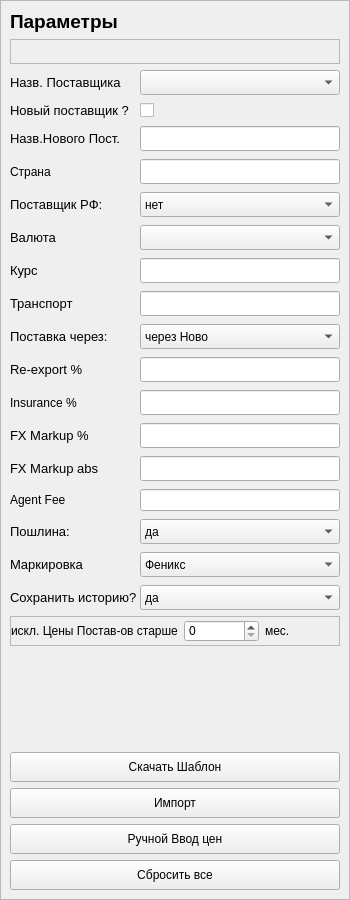
          <widget class="QFrame" name="frame_LeftPanel">
           <property name="minimumSize">
            <size>
             <width>350</width>
             <height>0</height>
            </size>
           </property>
           <property name="maximumSize">
            <size>
             <width>300</width>
             <height>16777215</height>
            </size>
           </property>
           <property name="styleSheet">
            <string notr="true">#frame_LeftPanel {border: 1px solid #f09d54; border-radius: 8px;}</string>
           </property>
           <property name="frameShape">
            <enum>QFrame::Shape::StyledPanel</enum>
           </property>
           <property name="frameShadow">
            <enum>QFrame::Shadow::Raised</enum>
           </property>
           <layout class="QVBoxLayout" name="verticalLayout_left">
            <property name="spacing">
             <number>6</number>
            </property>
            <property name="leftMargin">
             <number>9</number>
            </property>
            <property name="topMargin">
             <number>9</number>
            </property>
            <property name="rightMargin">
             <number>9</number>
            </property>
            <property name="bottomMargin">
             <number>9</number>
            </property>
            <item>
             <widget class="QLabel" name="label_filter_title">
              <property name="font">
               <font>
                <family>Tahoma</family>
                <pointsize>14</pointsize>
                <italic>false</italic>
                <bold>true</bold>
               </font>
              </property>
              <property name="text">
               <string>Параметры</string>
              </property>
             </widget>
            </item>
            <item>
             <widget class="QFrame" name="frame_4">
              <property name="minimumSize">
               <size>
                <width>0</width>
                <height>25</height>
               </size>
              </property>
              <property name="maximumSize">
               <size>
                <width>16777215</width>
                <height>25</height>
               </size>
              </property>
              <property name="frameShape">
               <enum>QFrame::Shape::StyledPanel</enum>
              </property>
              <property name="frameShadow">
               <enum>QFrame::Shadow::Raised</enum>
              </property>
             </widget>
            </item>
            <item>
             <widget class="QFrame" name="frame_import_grid">
              <property name="frameShape">
               <enum>QFrame::Shape::NoFrame</enum>
              </property>
              <property name="frameShadow">
               <enum>QFrame::Shadow::Plain</enum>
              </property>
              <layout class="QGridLayout" name="gridLayout_import">
               <property name="leftMargin">
                <number>0</number>
               </property>
               <property name="topMargin">
                <number>0</number>
               </property>
               <property name="rightMargin">
                <number>0</number>
               </property>
               <property name="bottomMargin">
                <number>0</number>
               </property>
               <property name="horizontalSpacing">
                <number>0</number>
               </property>
               <property name="verticalSpacing">
                <number>8</number>
               </property>
               <item row="4" column="1">
                <widget class="QLineEdit" name="line_NewSupplier">
                 <property name="minimumSize">
                  <size>
                   <width>0</width>
                   <height>25</height>
                  </size>
                 </property>
                 <property name="maximumSize">
                  <size>
                   <width>16777215</width>
                   <height>25</height>
                  </size>
                 </property>
                 <property name="text">
                  <string/>
                 </property>
                </widget>
               </item>
               <item row="15" column="0">
                <widget class="QLabel" name="label_16">
                 <property name="text">
                  <string>Agent Fee</string>
                 </property>
                </widget>
               </item>
               <item row="10" column="0">
                <widget class="QLabel" name="label_6">
                 <property name="minimumSize">
                  <size>
                   <width>105</width>
                   <height>0</height>
                  </size>
                 </property>
                 <property name="maximumSize">
                  <size>
                   <width>105</width>
                   <height>16777215</height>
                  </size>
                 </property>
                 <property name="font">
                  <font>
                   <family>Tahoma</family>
                   <pointsize>10</pointsize>
                   <italic>false</italic>
                   <bold>false</bold>
                  </font>
                 </property>
                 <property name="text">
                  <string>Поставка через:</string>
                 </property>
                </widget>
               </item>
               <item row="13" column="0">
                <widget class="QLabel" name="label_8">
                 <property name="minimumSize">
                  <size>
                   <width>90</width>
                   <height>0</height>
                  </size>
                 </property>
                 <property name="maximumSize">
                  <size>
                   <width>90</width>
                   <height>16777215</height>
                  </size>
                 </property>
                 <property name="font">
                  <font>
                   <family>Tahoma</family>
                   <pointsize>10</pointsize>
                   <italic>false</italic>
                   <bold>false</bold>
                  </font>
                 </property>
                 <property name="text">
                  <string>FX Markup %</string>
                 </property>
                </widget>
               </item>
               <item row="17" column="1">
                <widget class="QComboBox" name="cbo_Marking">
                 <property name="minimumSize">
                  <size>
                   <width>0</width>
                   <height>25</height>
                  </size>
                 </property>
                 <property name="maximumSize">
                  <size>
                   <width>16777215</width>
                   <height>25</height>
                  </size>
                 </property>
                 <item>
                  <property name="text">
                   <string>Феникс</string>
                  </property>
                 </item>
                 <item>
                  <property name="text">
                   <string>Поставщик</string>
                  </property>
                 </item>
                </widget>
               </item>
               <item row="15" column="1">
                <widget class="QLineEdit" name="line_AgentFee"/>
               </item>
               <item row="11" column="0">
                <widget class="QLabel" name="label_7">
                 <property name="minimumSize">
                  <size>
                   <width>80</width>
                   <height>0</height>
                  </size>
                 </property>
                 <property name="maximumSize">
                  <size>
                   <width>80</width>
                   <height>16777215</height>
                  </size>
                 </property>
                 <property name="font">
                  <font>
                   <family>Tahoma</family>
                   <pointsize>10</pointsize>
                   <italic>false</italic>
                   <bold>false</bold>
                  </font>
                 </property>
                 <property name="text">
                  <string>Re-export %</string>
                 </property>
                </widget>
               </item>
               <item row="18" column="0">
                <widget class="QLabel" name="label_11">
                 <property name="minimumSize">
                  <size>
                   <width>130</width>
                   <height>0</height>
                  </size>
                 </property>
                 <property name="maximumSize">
                  <size>
                   <width>130</width>
                   <height>16777215</height>
                  </size>
                 </property>
                 <property name="font">
                  <font>
                   <family>Tahoma</family>
                   <pointsize>10</pointsize>
                   <italic>false</italic>
                   <bold>false</bold>
                  </font>
                 </property>
                 <property name="text">
                  <string>Сохранить историю?</string>
                 </property>
                </widget>
               </item>
               <item row="17" column="0">
                <widget class="QLabel" name="label_3">
                 <property name="minimumSize">
                  <size>
                   <width>80</width>
                   <height>0</height>
                  </size>
                 </property>
                 <property name="maximumSize">
                  <size>
                   <width>80</width>
                   <height>16777215</height>
                  </size>
                 </property>
                 <property name="font">
                  <font>
                   <family>Tahoma</family>
                   <pointsize>10</pointsize>
                   <italic>false</italic>
                   <bold>false</bold>
                  </font>
                 </property>
                 <property name="text">
                  <string>Маркировка</string>
                 </property>
                </widget>
               </item>
               <item row="18" column="1">
                <widget class="QComboBox" name="cbo_History">
                 <property name="minimumSize">
                  <size>
                   <width>0</width>
                   <height>25</height>
                  </size>
                 </property>
                 <property name="maximumSize">
                  <size>
                   <width>16777215</width>
                   <height>25</height>
                  </size>
                 </property>
                 <item>
                  <property name="text">
                   <string>да</string>
                  </property>
                 </item>
                 <item>
                  <property name="text">
                   <string>нет</string>
                  </property>
                 </item>
                </widget>
               </item>
               <item row="10" column="1">
                <widget class="QComboBox" name="cbo_viaNovo">
                 <property name="minimumSize">
                  <size>
                   <width>0</width>
                   <height>25</height>
                  </size>
                 </property>
                 <property name="maximumSize">
                  <size>
                   <width>16777215</width>
                   <height>25</height>
                  </size>
                 </property>
                 <item>
                  <property name="text">
                   <string>через Ново</string>
                  </property>
                 </item>
                 <item>
                  <property name="text">
                   <string>в Мск</string>
                  </property>
                 </item>
                </widget>
               </item>
               <item row="8" column="0">
                <widget class="QLabel" name="label_2">
                 <property name="minimumSize">
                  <size>
                   <width>35</width>
                   <height>0</height>
                  </size>
                 </property>
                 <property name="font">
                  <font>
                   <family>Tahoma</family>
                   <pointsize>10</pointsize>
                   <italic>false</italic>
                   <bold>false</bold>
                  </font>
                 </property>
                 <property name="text">
                  <string>Курс</string>
                 </property>
                </widget>
               </item>
               <item row="7" column="1">
                <widget class="QComboBox" name="cbo_Currency">
                 <property name="minimumSize">
                  <size>
                   <width>0</width>
                   <height>25</height>
                  </size>
                 </property>
                 <property name="maximumSize">
                  <size>
                   <width>16777215</width>
                   <height>25</height>
                  </size>
                 </property>
                </widget>
               </item>
               <item row="16" column="0">
                <widget class="QLabel" name="label_9">
                 <property name="minimumSize">
                  <size>
                   <width>70</width>
                   <height>0</height>
                  </size>
                 </property>
                 <property name="maximumSize">
                  <size>
                   <width>70</width>
                   <height>16777215</height>
                  </size>
                 </property>
                 <property name="font">
                  <font>
                   <family>Tahoma</family>
                   <pointsize>10</pointsize>
                   <italic>false</italic>
                   <bold>false</bold>
                  </font>
                 </property>
                 <property name="text">
                  <string>Пошлина:</string>
                 </property>
                </widget>
               </item>
               <item row="9" column="0">
                <widget class="QLabel" name="label_5">
                 <property name="minimumSize">
                  <size>
                   <width>70</width>
                   <height>0</height>
                  </size>
                 </property>
                 <property name="maximumSize">
                  <size>
                   <width>70</width>
                   <height>16777215</height>
                  </size>
                 </property>
                 <property name="font">
                  <font>
                   <family>Tahoma</family>
                   <pointsize>10</pointsize>
                   <italic>false</italic>
                   <bold>false</bold>
                  </font>
                 </property>
                 <property name="text">
                  <string>Транспорт</string>
                 </property>
                </widget>
               </item>
               <item row="7" column="0">
                <widget class="QLabel" name="label">
                 <property name="minimumSize">
                  <size>
                   <width>50</width>
                   <height>0</height>
                  </size>
                 </property>
                 <property name="font">
                  <font>
                   <family>Tahoma</family>
                   <pointsize>10</pointsize>
                   <italic>false</italic>
                   <bold>false</bold>
                  </font>
                 </property>
                 <property name="text">
                  <string>Валюта</string>
                 </property>
                </widget>
               </item>
               <item row="3" column="1">
                <widget class="QCheckBox" name="cbx_NewSupplier">
                 <property name="minimumSize">
                  <size>
                   <width>150</width>
                   <height>0</height>
                  </size>
                 </property>
                 <property name="styleSheet">
                  <string notr="true">color: rgb(0, 0, 0);</string>
                 </property>
                 <property name="text">
                  <string/>
                 </property>
                </widget>
               </item>
               <item row="2" column="0">
                <widget class="QLabel" name="label_4">
                 <property name="minimumSize">
                  <size>
                   <width>100</width>
                   <height>0</height>
                  </size>
                 </property>
                 <property name="font">
                  <font>
                   <family>Tahoma</family>
                   <pointsize>10</pointsize>
                   <italic>false</italic>
                   <bold>false</bold>
                  </font>
                 </property>
                 <property name="styleSheet">
                  <string notr="true"/>
                 </property>
                 <property name="text">
                  <string>Назв. Поставщика</string>
                 </property>
                </widget>
               </item>
               <item row="9" column="1">
                <widget class="QLineEdit" name="line_Transport">
                 <property name="minimumSize">
                  <size>
                   <width>0</width>
                   <height>25</height>
                  </size>
                 </property>
                 <property name="maximumSize">
                  <size>
                   <width>16777215</width>
                   <height>25</height>
                  </size>
                 </property>
                </widget>
               </item>
               <item row="6" column="0">
                <widget class="QLabel" name="label_10">
                 <property name="minimumSize">
                  <size>
                   <width>100</width>
                   <height>0</height>
                  </size>
                 </property>
                 <property name="maximumSize">
                  <size>
                   <width>100</width>
                   <height>16777215</height>
                  </size>
                 </property>
                 <property name="font">
                  <font>
                   <family>Tahoma</family>
                   <pointsize>10</pointsize>
                   <italic>false</italic>
                   <bold>false</bold>
                  </font>
                 </property>
                 <property name="text">
                  <string>Поставщик РФ:</string>
                 </property>
                </widget>
               </item>
               <item row="2" column="1">
                <widget class="QComboBox" name="cbo_SupplName">
                 <property name="minimumSize">
                  <size>
                   <width>0</width>
                   <height>25</height>
                  </size>
                 </property>
                 <property name="maximumSize">
                  <size>
                   <width>16777215</width>
                   <height>25</height>
                  </size>
                 </property>
                </widget>
               </item>
               <item row="3" column="0">
                <widget class="QLabel" name="label_new_supplier">
                 <property name="font">
                  <font>
                   <family>Tahoma</family>
                   <pointsize>10</pointsize>
                   <italic>false</italic>
                   <bold>false</bold>
                  </font>
                 </property>
                 <property name="text">
                  <string>Новый поставщик ?</string>
                 </property>
                </widget>
               </item>
               <item row="16" column="1">
                <widget class="QComboBox" name="cbo_Customs">
                 <property name="minimumSize">
                  <size>
                   <width>0</width>
                   <height>25</height>
                  </size>
                 </property>
                 <property name="maximumSize">
                  <size>
                   <width>16777215</width>
                   <height>25</height>
                  </size>
                 </property>
                 <item>
                  <property name="text">
                   <string>да</string>
                  </property>
                 </item>
                 <item>
                  <property name="text">
                   <string>нет</string>
                  </property>
                 </item>
                </widget>
               </item>
               <item row="13" column="1">
                <widget class="QLineEdit" name="line_FXMarkup">
                 <property name="minimumSize">
                  <size>
                   <width>0</width>
                   <height>25</height>
                  </size>
                 </property>
                 <property name="maximumSize">
                  <size>
                   <width>16777215</width>
                   <height>25</height>
                  </size>
                 </property>
                </widget>
               </item>
               <item row="4" column="0">
                <widget class="QLabel" name="label_blank_new_supplier">
                 <property name="font">
                  <font>
                   <family>Tahoma</family>
                   <pointsize>10</pointsize>
                   <italic>false</italic>
                   <bold>false</bold>
                  </font>
                 </property>
                 <property name="text">
                  <string>Назв.Нового Пост.</string>
                 </property>
                </widget>
               </item>
               <item row="11" column="1">
                <widget class="QLineEdit" name="line_Reexport">
                 <property name="minimumSize">
                  <size>
                   <width>0</width>
                   <height>25</height>
                  </size>
                 </property>
                 <property name="maximumSize">
                  <size>
                   <width>16777215</width>
                   <height>25</height>
                  </size>
                 </property>
                </widget>
               </item>
               <item row="12" column="0">
                <widget class="QLabel" name="label_Insurance">
                 <property name="text">
                  <string>Insurance %</string>
                 </property>
                </widget>
               </item>
               <item row="12" column="1">
                <widget class="QLineEdit" name="line_Insurance">
                 <property name="minimumSize">
                  <size>
                   <width>0</width>
                   <height>25</height>
                  </size>
                 </property>
                 <property name="maximumSize">
                  <size>
                   <width>16777215</width>
                   <height>25</height>
                  </size>
                 </property>
                </widget>
               </item>
               <item row="8" column="1">
                <widget class="QLineEdit" name="line_ExchangeRate">
                 <property name="minimumSize">
                  <size>
                   <width>0</width>
                   <height>25</height>
                  </size>
                 </property>
                 <property name="maximumSize">
                  <size>
                   <width>16777215</width>
                   <height>25</height>
                  </size>
                 </property>
                </widget>
               </item>
               <item row="6" column="1">
                <widget class="QComboBox" name="cbo_SupplierRF">
                 <property name="minimumSize">
                  <size>
                   <width>0</width>
                   <height>25</height>
                  </size>
                 </property>
                 <property name="maximumSize">
                  <size>
                   <width>16777215</width>
                   <height>25</height>
                  </size>
                 </property>
                 <item>
                  <property name="text">
                   <string>нет</string>
                  </property>
                 </item>
                 <item>
                  <property name="text">
                   <string>да</string>
                  </property>
                 </item>
                </widget>
               </item>
              
               <item row="14" column="0">
                <widget class="QLabel" name="label_FXMarkupAbs">
                 <property name="minimumSize">
                  <size>
                   <width>90</width>
                   <height>0</height>
                  </size>
                 </property>
                 <property name="maximumSize">
                  <size>
                   <width>90</width>
                   <height>16777215</height>
                  </size>
                 </property>
                 <property name="font">
                  <font>
                   <family>Tahoma</family>
                   <pointsize>10</pointsize>
                   <italic>false</italic>
                   <bold>false</bold>
                  </font>
                 </property>
                 <property name="text">
                  <string>FX Markup abs</string>
                 </property>
                </widget>
               </item>
               <item row="14" column="1">
                <widget class="QLineEdit" name="line_FXMarkupAbs">
                 <property name="minimumSize">
                  <size>
                   <width>0</width>
                   <height>25</height>
                  </size>
                 </property>
                 <property name="maximumSize">
                  <size>
                   <width>16777215</width>
                   <height>25</height>
                  </size>
                 </property>
                </widget>
               </item>
              
               <item row="5" column="0">
                <widget class="QLabel" name="label_new_supplier_country">
                 <property name="text">
                  <string>Страна</string>
                 </property>
                </widget>
               </item>
               <item row="5" column="1">
                <widget class="QLineEdit" name="line_NewSupplierCountry">
                 <property name="minimumSize">
                  <size>
                   <width>0</width>
                   <height>25</height>
                  </size>
                 </property>
                 <property name="maximumSize">
                  <size>
                   <width>16777215</width>
                   <height>25</height>
                  </size>
                 </property>
                </widget>
               </item>
              </layout>
             </widget>
            </item>
            <item>
             <widget class="QFrame" name="frame_7">
              <property name="minimumSize">
               <size>
                <width>0</width>
                <height>30</height>
               </size>
              </property>
              <property name="frameShape">
               <enum>QFrame::Shape::StyledPanel</enum>
              </property>
              <property name="frameShadow">
               <enum>QFrame::Shadow::Raised</enum>
              </property>
              <layout class="QHBoxLayout" name="horizontalLayout_6">
               <property name="leftMargin">
                <number>0</number>
               </property>
               <property name="topMargin">
                <number>0</number>
               </property>
               <property name="rightMargin">
                <number>0</number>
               </property>
               <property name="bottomMargin">
                <number>0</number>
               </property>
               <item>
                <widget class="QLabel" name="label_18">
                 <property name="text">
                  <string>искл. Цены Постав-ов старше</string>
                 </property>
                </widget>
               </item>
               <item>
                <widget class="QSpinBox" name="spb_SuppPriceAge"/>
               </item>
               <item>
                <widget class="QLabel" name="label_19">
                 <property name="text">
                  <string>мес.</string>
                 </property>
                </widget>
               </item>
              </layout>
             </widget>
            </item>
            <item>
             <spacer name="verticalSpacer_left">
              <property name="orientation">
               <enum>Qt::Orientation::Vertical</enum>
              </property>
              <property name="sizeHint" stdset="0">
               <size>
                <width>20</width>
                <height>100</height>
               </size>
              </property>
             </spacer>
            </item>
            <item>
             <widget class="QPushButton" name="btn_DownFile">
              <property name="minimumSize">
               <size>
                <width>0</width>
                <height>30</height>
               </size>
              </property>
              <property name="maximumSize">
               <size>
                <width>16777215</width>
                <height>30</height>
               </size>
              </property>
              <property name="text">
               <string>Скачать Шаблон</string>
              </property>
              <property name="icon">
               <iconset resource="../resource.qrc">
                <normaloff>:/icon/icon/arrow-down-circle — копия — копия.svg</normaloff>:/icon/icon/arrow-down-circle — копия — копия.svg</iconset>
              </property>
             </widget>
            </item>
            <item>
             <widget class="QPushButton" name="btn_Import">
              <property name="minimumSize">
               <size>
                <width>0</width>
                <height>30</height>
               </size>
              </property>
              <property name="maximumSize">
               <size>
                <width>16777215</width>
                <height>30</height>
               </size>
              </property>
              <property name="text">
               <string>Импорт</string>
              </property>
              <property name="icon">
               <iconset resource="../resource.qrc">
                <normaloff>:/icon/icon/arrow-up-circle — копия — копия.svg</normaloff>:/icon/icon/arrow-up-circle — копия — копия.svg</iconset>
              </property>
             </widget>
            </item>
            <item>
             <widget class="QPushButton" name="btn_ManualPrice">
              <property name="minimumSize">
               <size>
                <width>0</width>
                <height>30</height>
               </size>
              </property>
              <property name="maximumSize">
               <size>
                <width>16777215</width>
                <height>30</height>
               </size>
              </property>
              <property name="text">
               <string>Ручной Ввод цен</string>
              </property>
              <property name="icon">
               <iconset resource="../resource.qrc">
                <normaloff>:/icon/icon/edit-3 — копия — копия.svg</normaloff>:/icon/icon/edit-3 — копия — копия.svg</iconset>
              </property>
             </widget>
            </item>
            <item>
             <widget class="QPushButton" name="btn_Reset">
              <property name="minimumSize">
               <size>
                <width>0</width>
                <height>30</height>
               </size>
              </property>
              <property name="maximumSize">
               <size>
                <width>16777215</width>
                <height>30</height>
               </size>
              </property>
              <property name="text">
               <string>Сбросить все</string>
              </property>
              <property name="icon">
               <iconset resource="../resource.qrc">
                <normaloff>:/icon/icon/loader — копия — копия.svg</normaloff>:/icon/icon/loader — копия — копия.svg</iconset>
              </property>
             </widget>
            </item>
           </layout>
          </widget>
